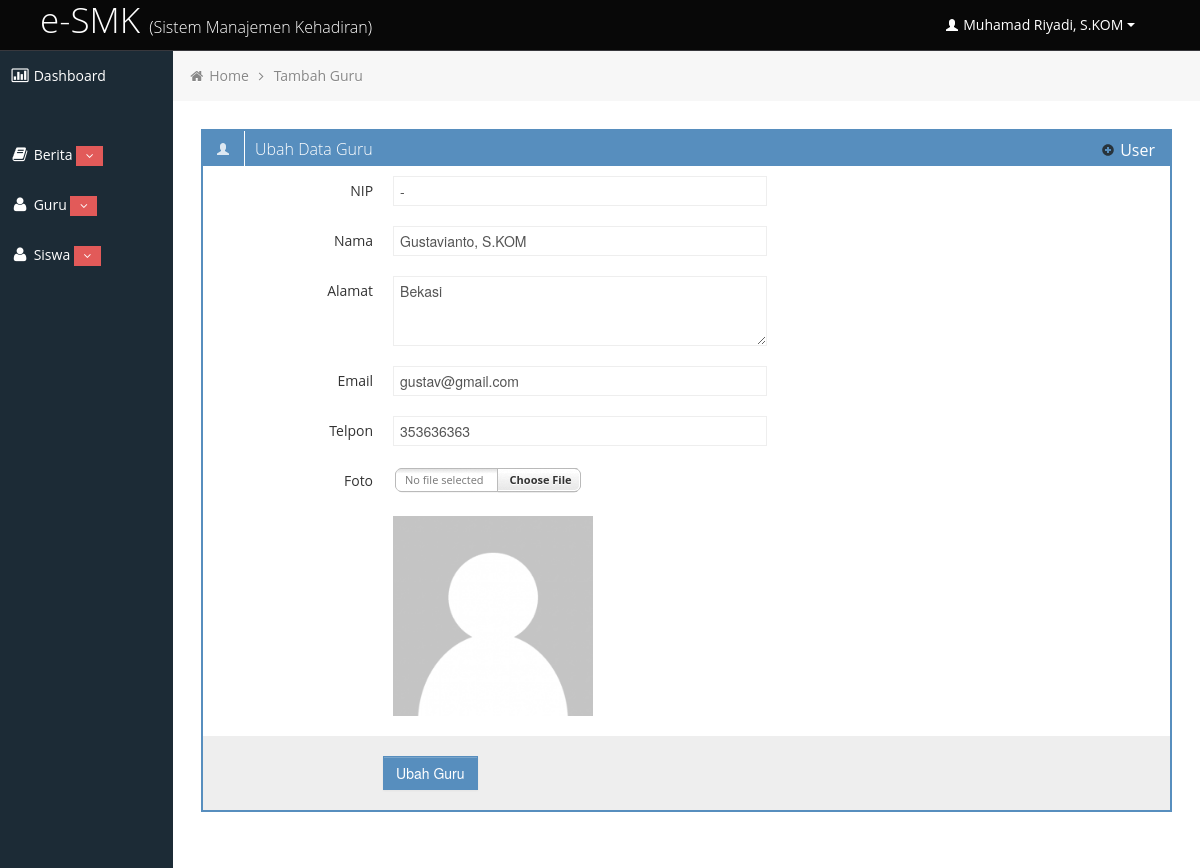
/guru_edit.php?id=2 (signed in), run on the app's committed database.
### tables this page shows
CREATE TABLE IF NOT EXISTS `t_guru` (
  `id_guru` int(11) NOT NULL AUTO_INCREMENT,
  `nip` varchar(20) NOT NULL,
  `nm_guru` varchar(255) NOT NULL,
  `alamat` text NOT NULL,
  `tlp` varchar(255) NOT NULL,
  `email` varchar(255) NOT NULL,
  `foto` varchar(255) NOT NULL,
  `id_input` int(11) NOT NULL,
  `tgl_update` datetime NOT NULL,
  PRIMARY KEY (`id_guru`)
);

### guru_edit.php (the view, shortened to what this page needs)
<?php if($_SESSION['ADMIN']['id_login'] == 1){ ?>
<?php require 'config.php'; ?>
<?php include 'header.php'; ?>
<?php include 'nav.php'; ?>
<?php include 'sidebar.php'; ?>
<?php
$id = $_GET['id'];
$sql = 'SELECT * FROM t_guru WHERE id_guru = ?';
$row = $config -> prepare($sql);
$row -> execute(array($id));
$hasil = $row -> fetch();
?>
<div id="content" class="span10">
    <ul class="breadcrumb">
        <li>
            <i class="icon-home"></i>
            <a href="index.php">Home</a>
            <i class="icon-angle-right"></i>
        </li>
        <li><a href="#">Tambah Guru</a></li>
    </ul>
    <div class="row-fluid sortable">
        <div class="box span12">
            <div class="box-header" data-original-title>
                <h2><i class="halflings-icon user white"></i><span class="break"></span>Ubah Data Guru</h2>
                <div class="box-icon">
                    <a href="user_edit.php?id=<?php echo $hasil['id_guru']; ?>"><i class="halflings-icon plus-sign"></i> <span style="color: white">User</span></a>
                </div>
            </div>
            <div class="box-content">
                <form class="form-horizontal" method="POST" action="guru_proses_edit.php" enctype="multipart/form-data">
                    <fieldset>
                        <div class="control-group">
                            <label class="control-label" for="typeahead">NIP </label>
                            <div class="controls">
                                <input type="text" class="span6" id="nip" name="nip" data-items="4" value="<?php echo $hasil['nip']; ?>" required="required"/>
                            </div>
                        </div>
                        <div class="control-group">
                            <label class="control-label" for="typeahead">Nama </label>
                            <div class="controls">
                                <input type="text" class="span6" id="nm_guru" name="nm_guru" data-items="4" value="<?php echo $hasil['nm_guru']; ?>" required="required"/>
                            </div>
                        </div>
                        <div class="control-group">
                            <label class="control-label" for="typeahead">Alamat </label>
                            <div class="controls">
                                <textarea  name="alamat" rows="3" class="span6" required="required"><?php echo $hasil['alamat']; ?></textarea>
                            </div>
                        </div>
                        <div class="control-group">
                            <label class="control-label" for="typeahead">Email </label>
                            <div class="controls">
                                <input type="email" class="span6" id="email" name="email" value="<?php echo $hasil['email']; ?>" required="required"/>
                            </div>
                        </div>
                        <div class="control-group">
                            <label class="control-label" for="typeahead">Telpon </label>
                            <div class="controls">
                                <input type="number" class="span6" id="tlp" name="tlp" value="<?php echo $hasil['tlp']; ?>" required="required"/>
                            </div>
                        </div>
                        <div class="control-group">
                            <label class="control-label" for="fileInput">Foto</label>
                            <div class="controls">
                            </div>
                        </div>
                        <div class="control-group">
                            <label class="control-label" for="fileInput"></label>
                            <div class="controls">
                                <?php if(file_exists('assets/img/guru/'.$hasil['foto']) && !empty($hasil['foto'])){ ?>
                                <img src="assets/img/guru/<?php echo $hasil['foto']; ?>" style="width: 200px;float: left; margin-right: 10px;" />
                                <?php }else{?>
                                <img src="assets/img/noImg.png" style="width: 200px;" />
                                <?php }?>
                            </div>
                        </div>
                        <div class="form-actions">
                            <button type="submit" class="btn btn-primary" name="proses">Ubah Guru</button>
                        </div>
                    </fieldset>
                </form>
            </div>
        </div>
    </div>
</div>
<?php include 'nav-foot.php'; ?>
<?php include 'footer.php'; ?>
<?php }else{?>
<script>window.location="guru.php";</script>
<?php }?>

### assets/css/style.css (style rules this page uses)
body { background: #F5F5F5; color: #333; border: none; font-family: 'Open Sans', sans-serif; font-weight: 400; }
a { color: #646464; }
h2 { font-size: 16px; line-height: 16px; }
#content { background: #ffffff; filter: none; min-height: 100%; padding: 20px 20px; position: relative; }
.breadcrumb { margin: -28px -28px 28px -28px; line-height: 34px; background: #F7F7F7; border: 0px; color: #888; -webkit-box-shadow: none; -moz-box-shadow: none; box-shadow: none; -webkit-border-radius: 0px; -moz-border-radius: 0px; border-radius: 0px; }
.breadcrumb a { color: #888; text-shadow: 0px 1px 1px #fff; }
.box { border: 2px solid #578EBE; background: #fff !important; margin-bottom: 28px; }
.box-header { height: 16px; font-size: 16px; line-height: 16px; padding: 10px; background: #578EBE; -webkit-box-shadow: none; -moz-box-shadow: none; box-shadow: none; overflow: hidden; }
.box-header h2 { float:left; margin-top: 0px; font-weight: 300; }
.box-header .box-icon, .box-header h2 { color:#fff; }
.box-header h2 i { margin: 0px 3px 0px 4px; opacity: .8; filter: alpha(opacity=80); -ms-filter:"progid:DXImageTransform.Microsoft.Alpha(Opacity=80)"; }
.box-header .box-icon { float:right; margin-top: 1px; }
.box-header .box-icon i { -webkit-transition: all 0.1s ease-in-out; -moz-transition: all 0.1s ease-in-out; -o-transition: all 0.1s ease-in-out; -ms-transition: all 0.1s ease-in-out; transition: all 0.1s ease-in-out; opacity: .8; filter: alpha(opacity=80); -ms-filter:"progid:DXImageTransform.Microsoft.Alpha(Opacity=80)"; }
.box-header .box-icon a { margin: 0px 5px; }
.box-content { position: relative; z-index: 50; margin-top: -1px; padding: 10px; background: #fff !important; }
.form-actions { padding: 19px 20px 20px; margin: 20px -10px -30px -10px; background-color: #eee; border-top: 1px solid #eee; *zoom: 1; }
.form-actions:before, .form-actions:after { display: table; line-height: 0; content: ""; }
.form-actions:after { clear: both; }
.btn { display: inline-block; padding: 6px 12px; margin-bottom: 0; font-size: 14px; font-weight: 500; line-height: 20px; text-align: center; white-space: nowrap; vertical-align: middle; cursor: pointer; border: 1px solid #a7a9aa; -webkit-border-radius: 0px !important; border-radius: 0px !important; }
.btn { color: #ffffff; background-color: #a7a9aa; border-color: #a7a9aa; background-image: none; filter: none; text-shadow: none; }
.btn-primary { background-color: #578EBE; border-color: #578EBE; }

### assets/css/style-responsive.css (style rules this page uses)
@media (min-width: 1200px) { #content { width: 85.578%; padding: 28px; margin: 0px 0px; margin-left: 14.422% !important; } }

### assets/css/halflings.css (style rules this page uses)
html, html .halflings { -webkit-font-smoothing: antialiased !important; }
.halflings-icon { display: inline-block; width: 14px; height: 14px; line-height: 14px; vertical-align: text-top; background-image: url(../img/glyphicons_halflings.svg); background-position: 0 0; background-repeat: no-repeat; vertical-align: top; *display: inline; *zoom: 1; *margin-right: .3em; }
.halflings-icon.white { background-image: url(../img/glyphicons_halflings-white.svg); }
.halflings-icon.user { background-position: -168px 0; }
.halflings-icon.plus-sign { background-position: 0 -96px; }

### header.php (style rules this page uses)
body { background: url(img/bg-login.jpg) !important; }

### data on the page
t_guru: nip "-", nm_guru "Gustavianto, S.KOM", alamat "Bekasi", email "gustav@gmail.com", tlp "353636363"

### other printed values
$_SESSION['ADMIN']['nm_guru'] "Muhamad Riyadi, S.KOM"
